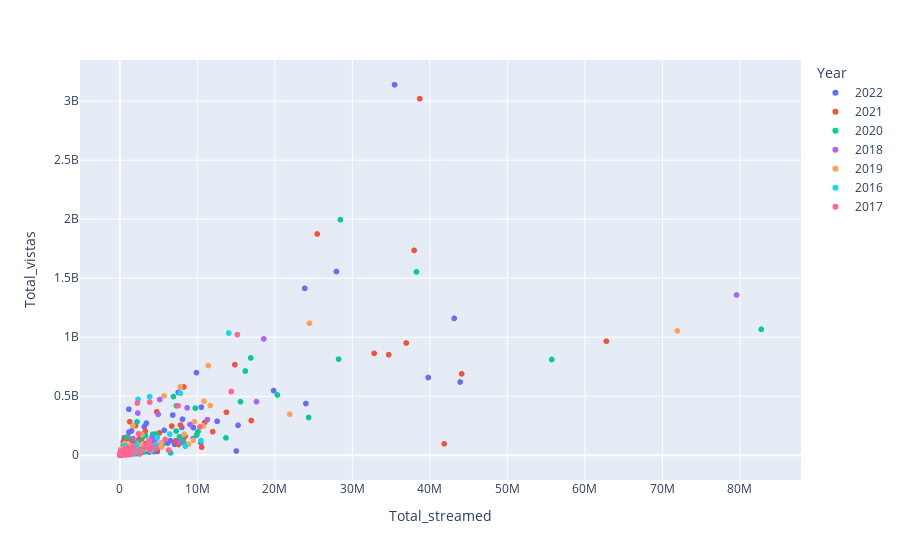

The notebook cell saved with this chart:
### Markdown cell above
Solo estamos viendo una relación general de las horas vistas con respecto al total de horas en streaming para todos los juegos, sin embargo, para una mejor visualización, querremos separar estos datos con respecto a cada año, para eso es la siguiente gráfica.

### Code cell
fig = px.scatter(data1, x = "Total_streamed", y = "Total_vistas", color = "Year")
fig.show()  #Veo como

### Figure 1 — Plotly figure (JSON) as saved in the notebook; plotly's stock layout.template omitted (floating-point values rounded to 4 significant figures; data arrays with more than 128 entries replaced by an {"elided": "..."} marker saying what was removed)
{"data": [{"hovertemplate": "Year=2022<br>Total_streamed=%{x}<br>Total_vistas=%{y}<extra></extra>", "legendgroup": "2022", "marker": {"color": "#636efa", "symbol": "circle"}, "mode": "markers", "name": "2022", "showlegend": true, "type": "scattergl", "x": {"elided": "468 int values"}, "xaxis": "x", "y": {"elided": "468 int values"}, "yaxis": "y"}, {"hovertemplate": "Year=2021<br>Total_streamed=%{x}<br>Total_vistas=%{y}<extra></extra>", "legendgroup": "2021", "marker": {"color": "#EF553B", "symbol": "circle"}, "mode": "markers", "name": "2021", "showlegend": true, "type": "scattergl", "x": {"elided": "493 int values"}, "xaxis": "x", "y": {"elided": "493 int values"}, "yaxis": "y"}, {"hovertemplate": "Year=2020<br>Total_streamed=%{x}<br>Total_vistas=%{y}<extra></extra>", "legendgroup": "2020", "marker": {"color": "#00cc96", "symbol": "circle"}, "mode": "markers", "name": "2020", "showlegend": true, "type": "scattergl", "x": {"elided": "503 int values"}, "xaxis": "x", "y": {"elided": "503 int values"}, "yaxis": "y"}, {"hovertemplate": "Year=2018<br>Total_streamed=%{x}<br>Total_vistas=%{y}<extra></extra>", "legendgroup": "2018", "marker": {"color": "#ab63fa", "symbol": "circle"}, "mode": "markers", "name": "2018", "showlegend": true, "type": "scattergl", "x": {"elided": "586 int values"}, "xaxis": "x", "y": {"elided": "586 int values"}, "yaxis": "y"}, {"hovertemplate": "Year=2019<br>Total_streamed=%{x}<br>Total_vistas=%{y}<extra></extra>", "legendgroup": "2019", "marker": {"color": "#FFA15A", "symbol": "circle"}, "mode": "markers", "name": "2019", "showlegend": true, "type": "scattergl", "x": {"elided": "521 int values"}, "xaxis": "x", "y": {"elided": "521 int values"}, "yaxis": "y"}, {"hovertemplate": "Year=2016<br>Total_streamed=%{x}<br>Total_vistas=%{y}<extra></extra>", "legendgroup": "2016", "marker": {"color": "#19d3f3", "symbol": "circle"}, "mode": "markers", "name": "2016", "showlegend": true, "type": "scattergl", "x": {"elided": "620 int values"}, "xaxis": "x", "y": {"elided": "620 int values"}, "yaxis": "y"}, {"hovertemplate": "Year=2017<br>Total_streamed=%{x}<br>Total_vistas=%{y}<extra></extra>", "legendgroup": "2017", "marker": {"color": "#FF6692", "symbol": "circle"}, "mode": "markers", "name": "2017", "showlegend": true, "type": "scattergl", "x": {"elided": "597 int values"}, "xaxis": "x", "y": {"elided": "597 int values"}, "yaxis": "y"}], "layout": {"legend": {"title": {"text": "Year"}, "tracegroupgap": 0}, "margin": {"t": 60}, "xaxis": {"anchor": "y", "domain": [0, 1], "title": {"text": "Total_streamed"}}, "yaxis": {"anchor": "x", "domain": [0, 1], "title": {"text": "Total_vistas"}}}}
